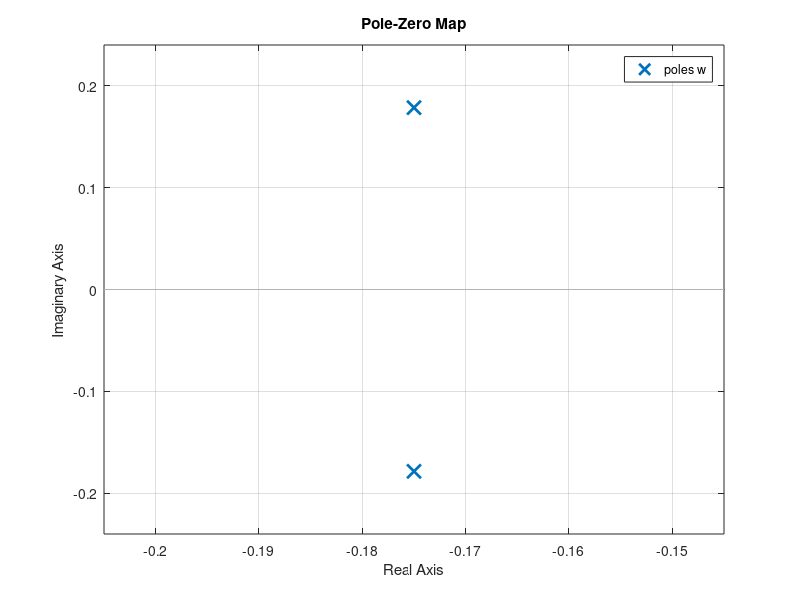

Write the MATLAB code that produced this figure.
clear, clc

k = 8;
T = 4;

% for eps = -1 : 0.02 : 1
%     hold on;
%     grid on;
%     w = tf(k,[T^2, 2 * eps * T, 1]);
%     pzmap(w);
% end

eps = 0.7;  % optimal
w = tf(k,[T^2, 2 * eps * T, 1]);
pzmap(w);
